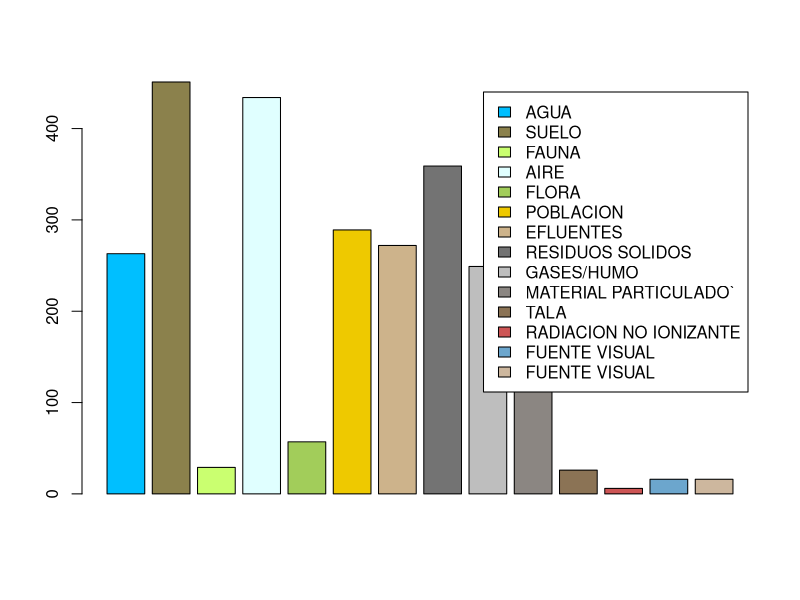
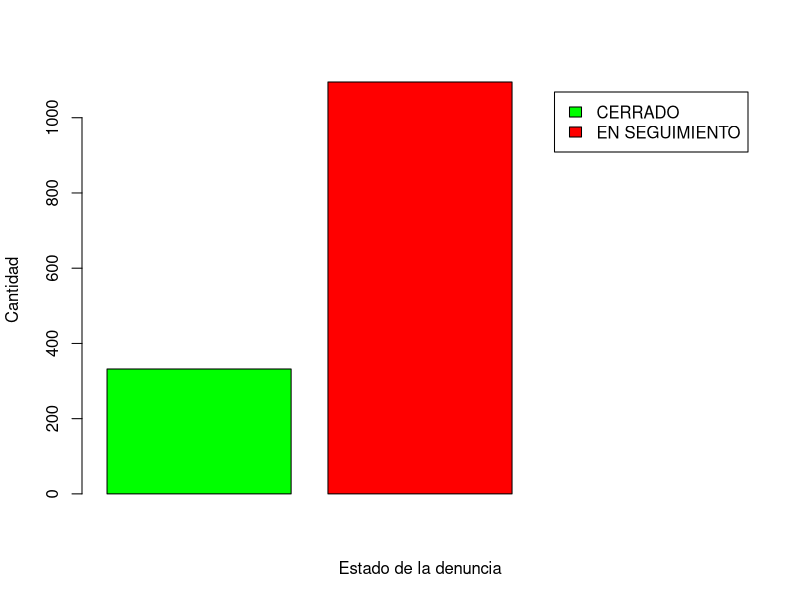
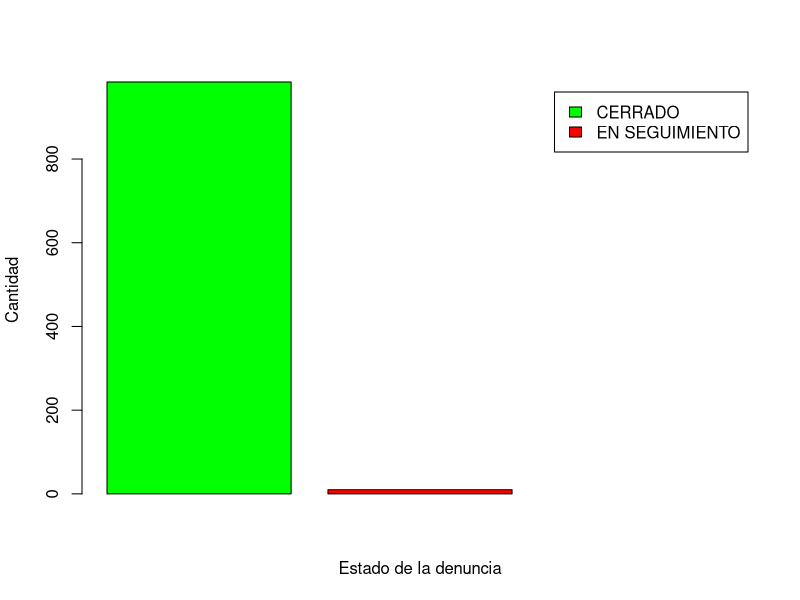
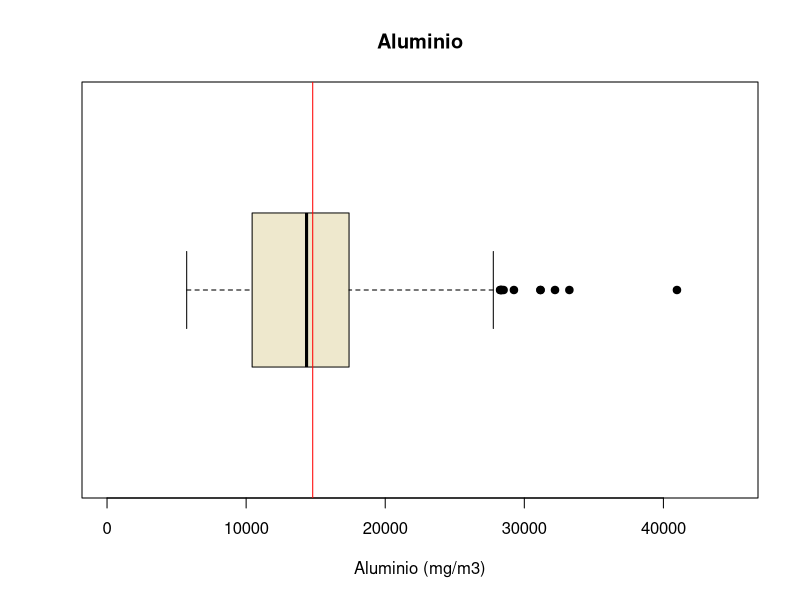
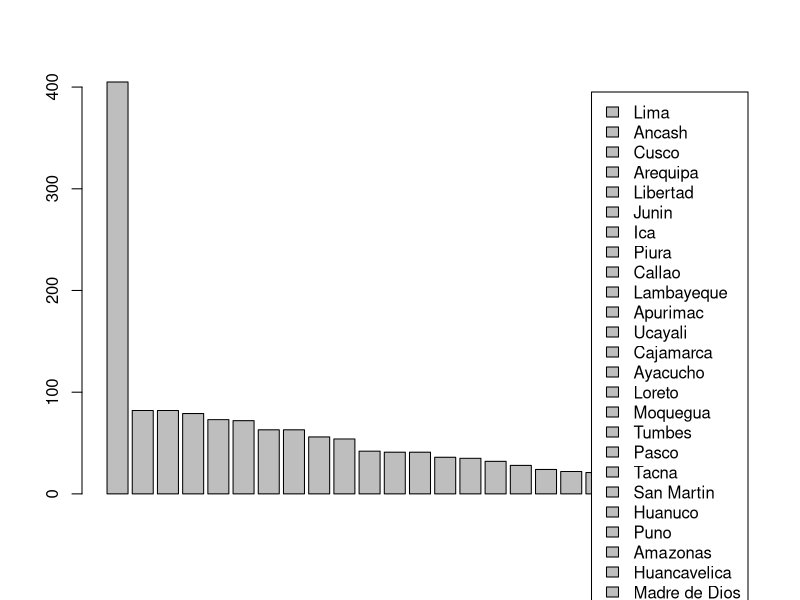
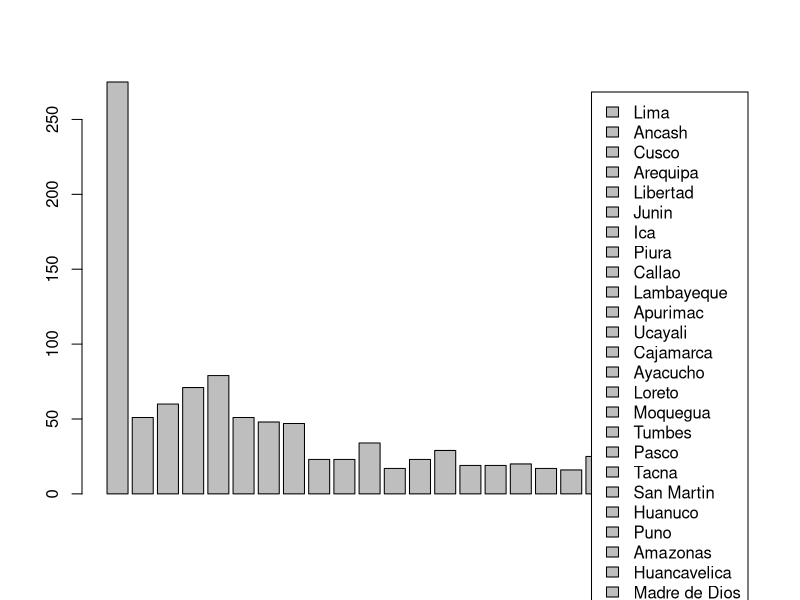
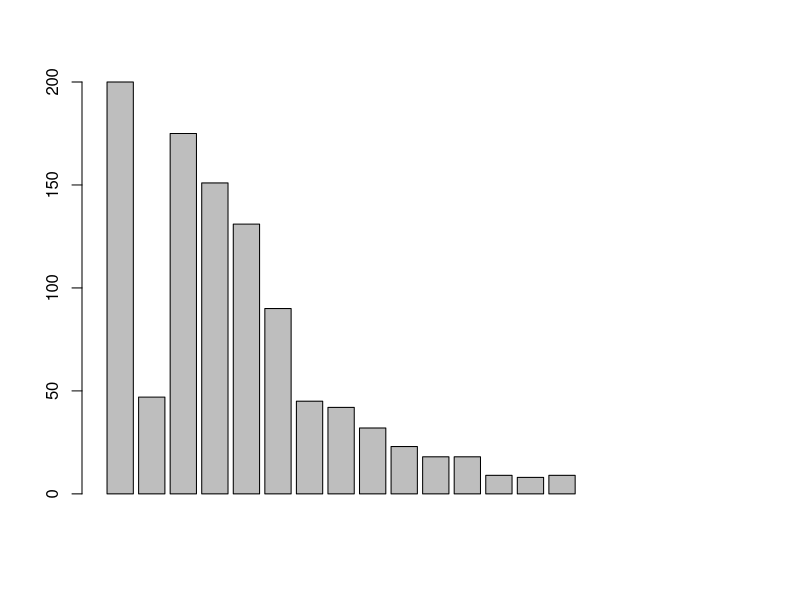

These figures' R source, in order:
## ---- chunk 1
rm(list=ls()) 
## ---- chunk 2
library(readr)
library(dplyr)

## ---- chunk 3
DD1920 <- read_csv("Denuncias1920.csv")
DD18 <- read_csv("Denuncias-18.csv")
CAS <- read_csv("CAS.csv")
## ---- chunk 4

Obs <- c("Observaciones","Observaciones incompletas","Datos faltantes", "Variables Totales")
N <- c(nrow(DD18),sum(!complete.cases(DD18)),sum(is.na(DD18)), ncol(DD18) )
OB1 <- data.frame(Obs,N)
OB1
## ---- chunk 5

Obs3 <- c("Observaciones","Observaciones incompletas","Datos faltantes", "Variables Totales")
N3 <- c(nrow(DD1920),sum(!complete.cases(DD1920)),sum(is.na(DD1920)), ncol(DD1920) )
OB3 <- data.frame(Obs3,N3)
OB3
## ---- chunk 6

Obs2 <- c("Observaciones","Observaciones incompletas","Datos faltantes", "Variables Totales")
N2 <- c(nrow(CAS),sum(!complete.cases(CAS)),sum(is.na(CAS)), ncol(CAS))
OB2 <- data.frame(Obs2,N2)
OB2
## ---- chunk 7
Variables <- c("Departamento", "Provincia" ,"Distrito", "Actividad económica","Tipo de contaminacion","ESTE","NORTE","Aluminio",	"Antimonio",	"Arsénico",	"Bario",	"Berilio",	"Bismuto",	"Boro",	"Cadmio")
`Tipo_de_Variable` <- c("Nominal","Nominal","Nominal","Nominal","Nominal","Discretas","Discretas","Discretas","Discretas","Discretas","Discretas","Discretas","Discretas","Discretas","Discretas")


ED <- data.frame(Variables,`Tipo_de_Variable`)
ED
## ---- chunk 8
tipo <- c("AGUA","SUELO","FAUNA","AIRE","FLORA","POBLACION","EFLUENTES","RESIDUOS SOLIDOS","GASES/HUMO","MATERIAL PARTICULADO`","TALA","RADIACION NO IONIZANTE","FUENTE VISUAL","FUENTE VISUAL")

cantidad <- c(sum(DD1920$AGUA),
sum(DD1920$SUELO),sum(DD1920$FAUNA),sum(DD1920$AIRE),
sum(DD1920$FLORA),sum(DD1920$POBLACION),sum(DD1920$EFLUENTES),sum(DD1920$`RESIDUOS SOLIDOS`),sum(DD1920$`GASES/HUMO`),sum(DD1920$`MATERIAL PARTICULADO`),sum(DD1920$TALA),sum(DD1920$`RADIACION NO IONIZANTE`),sum(DD1920$`FUENTE VISUAL`),sum(DD1920$`FUENTE VISUAL`))

colores <- c("deepskyblue1","lightgoldenrod4","darkolivegreen1", "lightcyan","darkolivegreen3","gold2","navajowhite3","gray45","gray","seashell4","burlywood4", "indianred3", "skyblue3", "bisque3")

DDA<-data.frame(tipo, cantidad)
barplot(DDA[1:14,2],legend=c("AGUA","SUELO","FAUNA","AIRE","FLORA","POBLACION","EFLUENTES","RESIDUOS SOLIDOS","GASES/HUMO","MATERIAL PARTICULADO`","TALA","RADIACION NO IONIZANTE","FUENTE VISUAL","FUENTE VISUAL"), col =colores)
## ---- chunk 9
estado <- c("Cerrado", "En Seguimiento")
cantidad_d <- c(sum(DD18$ESTADO == "CERRADA"),sum(DD18$ESTADO == "EN SEGUIMIENTO"))
color <- c("green", "red")
DDS<-data.frame(estado, cantidad_d)
DDS
barplot(DDS[1:3,2], legend = c("CERRADO", "EN SEGUIMIENTO"), col = color, xlab = "Estado de la denuncia", ylab = "Cantidad")
## ---- chunk 10
estado_19 <- c("Cerrado", "En Seguimiento")
cantidad_d_19 <- c(sum(DD1920$ESTADO == "CERRADA"),sum(DD1920$ESTADO == "EN SEGUIMIENTO"))
color <- c("green", "red")
DDS_19<-data.frame(estado_19, cantidad_d_19)
barplot(DDS_19[1:3,2], legend = c("CERRADO", "EN SEGUIMIENTO"), col = color, xlab = "Estado de la denuncia", ylab = "Cantidad")
## ---- chunk 11
boxplot(CAS$Aluminio, horizontal = TRUE, main = "Aluminio", col="cornsilk2", xlab= "Aluminio (mg/m3)",pch= 19, ylim=c(0,45000) )
abline(v = mean(CAS$Aluminio, na.rm = TRUE, ), col = "red")
mean(CAS$Aluminio, na.rm=TRUE, col="red")
median(CAS$Aluminio, na.rm=TRUE)
## ---- chunk 12
#DEnuncias 2018

DEP18 <- c("Lima","Ancash","Cusco", "Arequipa","Libertad", "Junin","Ica","Piura","Callao","Lambayeque","Apurimac","Ucayali","Cajamarca","Ayacucho","Loreto" ,"Moquegua","Tumbes","Pasco","Tacna","San Martin","Huanuco","Puno","Amazonas","Huancavelica","Madre de Dios")

CAN18 <- c(sum(DD18$DEPARTAMENTO == "LIMA"),sum(DD18$DEPARTAMENTO == "ANCASH"),sum(DD18$DEPARTAMENTO == "CUSCO"),sum(DD18$DEPARTAMENTO == "AREQUIPA"),sum(DD18$DEPARTAMENTO == "LA LIBERTAD"),sum(DD18$DEPARTAMENTO == "JUNIN"),sum(DD18$DEPARTAMENTO == "ICA"),sum(DD18$DEPARTAMENTO == "PIURA"),sum(DD18$DEPARTAMENTO == "CALLAO"),sum(DD18$DEPARTAMENTO == "LAMBAYEQUE"),sum(DD18$DEPARTAMENTO == "APURIMAC"),sum(DD18$DEPARTAMENTO == "UCAYALI"),sum(DD18$DEPARTAMENTO == "CAJAMARCA"),sum(DD18$DEPARTAMENTO == "AYACUCHO"),sum(DD18$DEPARTAMENTO == "LORETO"),sum(DD18$DEPARTAMENTO == "MOQUEGUA"),sum(DD18$DEPARTAMENTO == "TUMBES"),sum(DD18$DEPARTAMENTO == "PASCO"),sum(DD18$DEPARTAMENTO == "TACNA"),sum(DD18$DEPARTAMENTO == "SAN MARTIN"),sum(DD18$DEPARTAMENTO == "HUANUCO"),sum(DD18$DEPARTAMENTO == "PUNO"),sum(DD18$DEPARTAMENTO == "AMAZONAS"),sum(DD18$DEPARTAMENTO == "HUANCAVELICA"),sum(DD18$DEPARTAMENTO == "MADRE DE DIOS"))

Tabla18 <- data.frame(DEP18,CAN18)
Tabla18


## ---- chunk 13
barplot(Tabla18[1:25,2],legend=c("Lima","Ancash","Cusco", "Arequipa","Libertad", "Junin","Ica","Piura","Callao","Lambayeque","Apurimac","Ucayali","Cajamarca","Ayacucho","Loreto" ,"Moquegua","Tumbes","Pasco","Tacna","San Martin","Huanuco","Puno","Amazonas","Huancavelica","Madre de Dios"))
## ---- chunk 14
#denuncias 2019-2020

DEP1920 <- c("Lima","Ancash","Cusco", "Arequipa","Libertad", "Junin","Ica","Piura","Callao","Lambayeque","Apurimac","Ucayali","Cajamarca","Ayacucho","Loreto" ,"Moquegua","Tumbes","Pasco","Tacna","San Martin","Huanuco","Puno","Amazonas","Huancavelica","Madre de Dios")

CAN1920 <- c(sum(DD1920$DEPARTAMENTO == "LIMA"),sum(DD1920$DEPARTAMENTO == "ANCASH"),sum(DD1920$DEPARTAMENTO == "CUSCO"),sum(DD1920$DEPARTAMENTO == "AREQUIPA"),sum(DD1920$DEPARTAMENTO == "LA LIBERTAD"),sum(DD1920$DEPARTAMENTO == "JUNIN"),sum(DD1920$DEPARTAMENTO == "ICA"),sum(DD1920$DEPARTAMENTO == "PIURA"),sum(DD1920$DEPARTAMENTO == "CALLAO"),sum(DD1920$DEPARTAMENTO == "LAMBAYEQUE"),sum(DD1920$DEPARTAMENTO == "APURIMAC"),sum(DD1920$DEPARTAMENTO == "UCAYALI"),sum(DD1920$DEPARTAMENTO == "CAJAMARCA"),sum(DD1920$DEPARTAMENTO == "AYACUCHO"),sum(DD1920$DEPARTAMENTO == "LORETO"),sum(DD1920$DEPARTAMENTO == "MOQUEGUA"),sum(DD1920$DEPARTAMENTO == "TUMBES"),sum(DD1920$DEPARTAMENTO == "PASCO"),sum(DD1920$DEPARTAMENTO == "TACNA"),sum(DD1920$DEPARTAMENTO == "SAN MARTIN"),sum(DD1920$DEPARTAMENTO == "HUANUCO"),sum(DD1920$DEPARTAMENTO == "PUNO"),sum(DD1920$DEPARTAMENTO == "AMAZONAS"),sum(DD1920$DEPARTAMENTO == "HUANCAVELICA"),sum(DD1920$DEPARTAMENTO == "MADRE DE DIOS"))

Tabla1920 <- data.frame(DEP1920,CAN1920)
Tabla1920

## ---- chunk 15
barplot(Tabla1920[1:25,2],legend=c("Lima","Ancash","Cusco", "Arequipa","Libertad", "Junin","Ica","Piura","Callao","Lambayeque","Apurimac","Ucayali","Cajamarca","Ayacucho","Loreto" ,"Moquegua","Tumbes","Pasco","Tacna","San Martin","Huanuco","Puno","Amazonas","Huancavelica","Madre de Dios"))
## ---- chunk 16
#DEnuncias 2019-2020
ACTECO1920 <- c("INFRAESTRUCTURA","AGRICULTURA","INDUSTRIA", "MINERIA","COMERCIO", "SANEAMIENTO","HIDROCARBUROS","TRANSPORTE","GANADERIA","PESQUERIA","FORESTAL","CONSTRUCCION","ELECTRICIDAD","TELECOMUNICACIONES","TURISMO" )
CAN1920 <- c(sum(DD1920$`ACTIVIDAD ECONOMICA` == "INFRAESTRUCTURA"),sum(DD1920$`ACTIVIDAD ECONOMICA` == "AGRICULTURA"),sum(DD1920$`ACTIVIDAD ECONOMICA` == "INDUSTRIA"),sum(DD1920$`ACTIVIDAD ECONOMICA` == "MINERIA"),sum(DD1920$`ACTIVIDAD ECONOMICA`== "COMERCIO"),sum(DD1920$`ACTIVIDAD ECONOMICA` == "SANEAMIENTO"),sum(DD1920$`ACTIVIDAD ECONOMICA`== "HIDROCARBUROS"),sum(DD1920$`ACTIVIDAD ECONOMICA` == "TRANSPORTE"),sum(DD1920$`ACTIVIDAD ECONOMICA` == "GANADERIA"),sum(DD1920$`ACTIVIDAD ECONOMICA` == "PESQUERIA"),sum(DD1920$`ACTIVIDAD ECONOMICA`== "FORESTAL"),sum(DD1920$`ACTIVIDAD ECONOMICA` == "CONSTRUCCION"),sum(DD1920$`ACTIVIDAD ECONOMICA` == "ELECTRICIDAD"),sum(DD1920$`ACTIVIDAD ECONOMICA` == "TELECOMUNICACIONES"),sum(DD1920$`ACTIVIDAD ECONOMICA` == "TURISMO"))
Tabla1920 <- data.frame(ACTECO1920,CAN1920)
barplot(Tabla1920[1:20,2])
